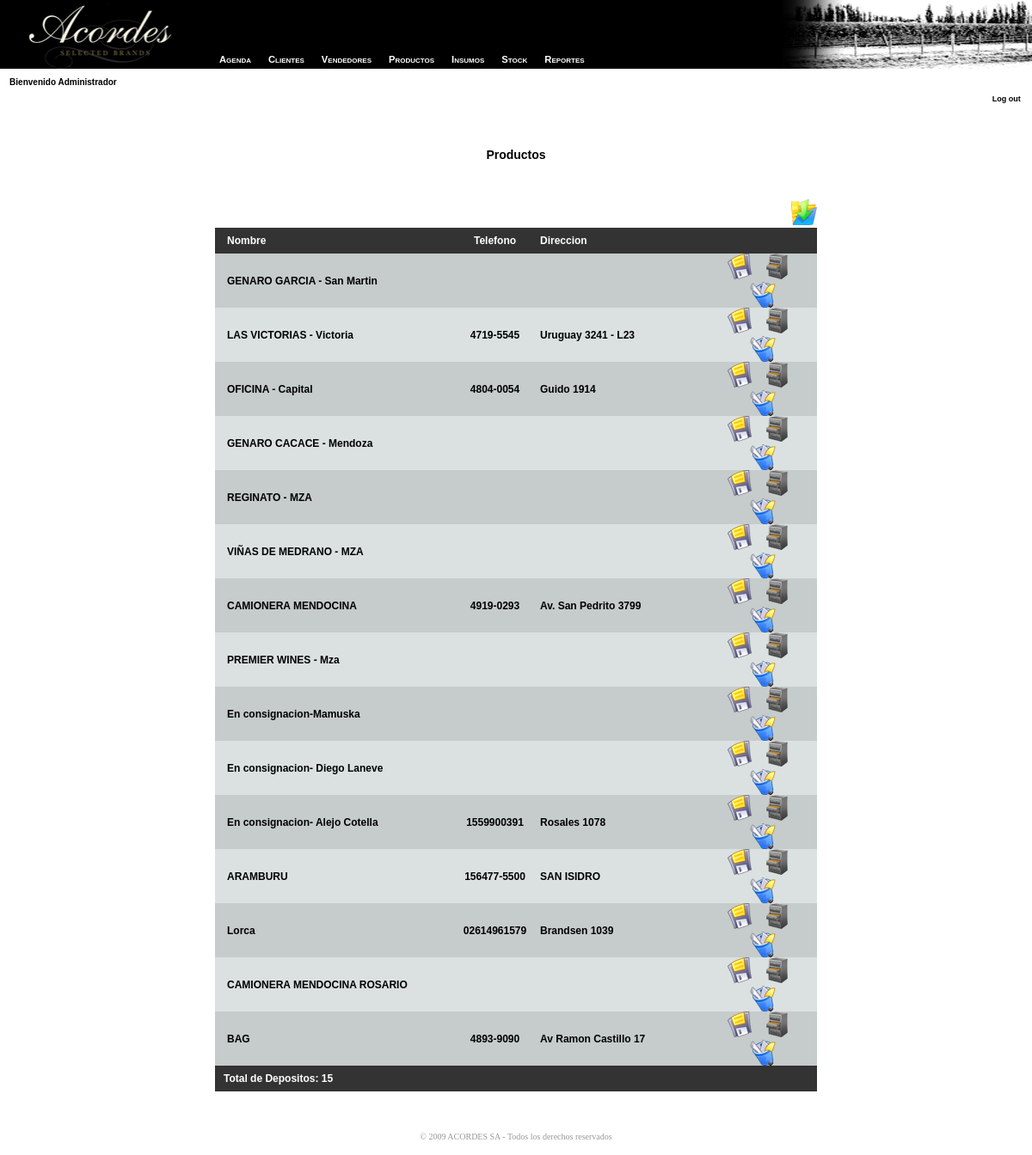
Page /web/administrador/abm_depositos.php (signed in) on the committed database.
### tables this page shows
CREATE TABLE `depositos` (
  `id_deposito` int(11) NOT NULL AUTO_INCREMENT,
  `deposito` varchar(100) DEFAULT NULL,
  `telefono` varchar(100) DEFAULT NULL,
  `direccion` varchar(100) DEFAULT NULL,
  `localidad` varchar(100) DEFAULT NULL,
  `cp` varchar(100) DEFAULT NULL,
  `observaciones` text,
  PRIMARY KEY (`id_deposito`),
  UNIQUE KEY `id_deposito` (`id_deposito`),
  KEY `id_deposito_2` (`id_deposito`)
);

### web/administrador/conn.php (called while the page is built, shortened)
<?php
$conn_id = openConn();
function openConn (){
	$local = $_SERVER['SERVER_NAME'] == "localhost" ? true:false;
	if ($local) {
		$id = mysql_connect("localhost", "root") or die("error");
	} else {
		$id = mysql_connect("localhost", "acordes_user", "Acordes12") or die(mysql_error());
		mysql_select_db("acordes_bd", $id);
	}
	return $id;
}
function query ($str){
	global $conn_id;
	$q = mysql_query ($str, $conn_id) or die (mysql_error());
	return $q;
}
?>

### web/administrador/abm_depositos.php (the view, shortened to what this page needs)
<?
require("conn.php");
require("func.php");
$ver = $_REQUEST['ver'];
if($ver == "") $ver = "listar";
$id_deposito = $_REQUEST['id_deposito'];
$deposito = $_REQUEST["deposito"];
$telefono = $_REQUEST["telefono"];
$direccion = $_REQUEST["direccion"];
$localidad = $_REQUEST["localidad"];
$cp = $_REQUEST["cp"];
$observaciones = $_REQUEST["observaciones"];
?>
<html>
<head>
<link rel="stylesheet" href="includes/menu.css" type="text/css">
<link href="estilos.css" rel="stylesheet" type="text/css">
</head>
<body>
<?
	$vendedor = $_SESSION['nombre_vend'];
	$exp = explode(",", $vendedor);
	if($exp[1] == ""){
		$n = $exp[0];
	}else{
		$n = $exp[1];
	}
	include("_menu.php");
?>
<table width="100%" border="0" cellpadding="0" cellspacing="0">
		<tr>
			<td height="121" valign="top">
				<table width="100%" height="121" border="0" cellpadding="0" cellspacing="0" id="HEADER">
					<tr>
						<td width="343" valign="top" class="header-left3">
						  <img src="images/headers/mm-ap.jpg" width="341" height="80">
						  <p class="textToolBar">&nbsp;&nbsp;&nbsp;&nbsp;Bienvenido <?= $n?></p>
						</td>
						<td class="expand3">&nbsp;</td>
						<td width="358" valign="top" class="header-right3">
							<p>&nbsp;<br><br><br></p><p>&nbsp;</p>
					    	<p align="right"><a href="logout.php" class="textToolBarLink">Log out</a>&nbsp;&nbsp;&nbsp;</p>
						</td>
					</tr>
				</table>
			</td>
		</tr>
		<tr>
		  <td height="15"><div align="right"></div></td>
		</tr>
		<tr valign="top">
			<td height="5">
			</td>
		</tr>
		<tr><td height="30">&nbsp;</td></tr>
		<tr>
			<td valign="top" height="30">
	<p align="center" class="titulo"><strong>Productos</strong></p>
	<br>
<?
if($ver != "listar" AND $ver != "historial"){
?>
	<form name="formu" action="<?=$_SERVER['PHP_SELF']?>" method="post">
		<table width="500" align="center" cellpadding="0" cellspacing="0" border="0">
			<?
			if($id_deposito > 0){
				$q = query("SELECT * FROM depositos WHERE id_deposito= ". $_REQUEST['id_deposito']);
				$rs = mysql_fetch_array($q);
				$deposito = $rs['deposito'];
				$telefono = $rs['telefono'];
				$direccion = $rs['direccion'];
				$localidad = $rs['localidad'];
				$cp = $rs['cp'];
				$observaciones = $rs['observaciones'];
				?>
					<tr height="30"><td colspan="4" class="t" align="center">Modificar el Deposito</td></tr>
				<?
			}else{
					$deposito = "";
					$telefono = "";
					$direccion = "";
					$localidad = "";
					$cp = "";
					$observaciones = "";
				?>
					<tr height="30"><td colspan="4" class="t" align="center">Agregar un Deposito</td></tr>
				<?
			}
			?>
			<tr height="30">
				<td class="c1" width="5%">&nbsp;</td>
				<td class="c1" width="20%">Deposito</td>
				<td class="c1" width="70%"><input name="deposito" type="text" id="deposito" value="<?=$deposito?>"></td>
				<td class="c1" width="5%">&nbsp;</td>
			</tr>
			<tr height="30">
				<td class="c2">&nbsp;</td>
				<td class="c2">Telefono</td>
				<td class="c2"><input name="telefono" type="text" id="telefono"  value="<?=$telefono?>"></td>
				<td class="c2">&nbsp;</td>
			</tr>
			<tr height="30">
				<td class="c1">&nbsp;</td>
				<td class="c1">Direccion</td>
				<td class="c1"><input type="text" name="direccion"  value="<?=$direccion?>"></td>
				<td class="c1">&nbsp;</td>
			</tr>
			<tr height="30">
				<td class="c2">&nbsp;</td>
				<td class="c2">Localidad</td>
				<td class="c2"><input name="localidad" type="text" id="localidad" value="<?=$localidad?>"></td>
				<td class="c2">&nbsp;</td>
			</tr>
			<tr height="30">
				<td class="c1">&nbsp;</td>
				<td class="c1">CP</td>
				<td class="c1"><input type="text" name="cp" value="<?=$cp?>" size="4"></td>
				<td class="c1">&nbsp;</td>
			</tr>
			<tr height="160">
				<td class="c2">&nbsp;</td>
				<td class="c2">Observaciones</td>
				<td class="c2"><textarea name="observaciones" cols="45" rows="9"><?=$observaciones?></textarea></td>
				<td class="c2">&nbsp;</td>
			</tr>
			<? if ($id_deposito > 0){?>
				<tr height="50">
					<td class="t" colspan="4" align="center">
						<input type="hidden" value="<?=$rs['id_deposito']?>" name="id_deposito">
						<input type="image" src="images/b_save.png" onClick="return confirm('Estás seguro que queres modificar el deposito <?= $rs['deposito']?>?');" title="Guardar las modificaciones">
						<input type="hidden" name="Modificar" value="ok">&nbsp;&nbsp;&nbsp;&nbsp;
						<a href="<?= $_SERVER['PHP_SELF']?>?Cancelar=Cancelar" onClick="return confirm('Estás seguro que queres volver sin guardar los cambios?');"><img src="images/b_back.png" width="30" height="30" border="0" alt="Volver al listado"></a>&nbsp;&nbsp;&nbsp;&nbsp;
					</td>
				</tr>
				<?
			}else{?>
				<tr height="50">
					<td class="t" colspan="4" align="center">
						<input type="image" src="images/b_insert.png" onClick="return confirm('Estás seguro que queres agregar el deposito?');" title="Agregar el deposito">
						<input type="hidden" name="Agregar" value="ok">&nbsp;&nbsp;
						<a href="<?= $_SERVER['PHP_SELF']?>?Cancelar=Cancelar" onClick="return confirm('Estás seguro que queres volver sin agregar el deposito?');"><img src="images/b_back.png" width="30" height="30" border="0" alt="Volver al listado"></a>&nbsp;&nbsp;&nbsp;&nbsp;
					</td>
				</tr>
			<? }?>
		</table>
	</form>
<?
}
else{
?>
<table width="700" align="center" cellpadding="0" cellspacing="0" border="0">
	<tr><td colspan="6" align="right"><a href="<?= $_SERVER['PHP_SELF']?>?ver=insert"><img src="images/b_insert_new.png" border="0" alt="Insertar una nueva presentacion"></a></td></tr>
	<tr height="3"><td colspan="6"></td></tr>
	<tr height="30">
		<td width="2%" class="t">&nbsp;</td>
		<td width="37%" class="t">Nombre</td>
		<td width="15%" class="t" align="center">Telefono</td>
		<td width="30%" class="t">Direccion</td>
		<td width="14%" class="t">&nbsp;</td>
		<td width="2%" class="t">&nbsp;</td>
	</tr>
<?
$sql = "SELECT * FROM depositos";
$q = query($sql);
	while($rs = mysql_fetch_array($q)){
		$id_deposito = $rs['id_deposito'];
		$c = $flag ? "c1":"c2";
		$flag =! $flag;
		?>
		<form action="<?=$_SERVER['PHP_SELF']?>" method="post">
			<tr height="40">
				<td class="<?= $c?>">&nbsp;</td>
				<td class="<?= $c?>"><?=$rs['deposito']?></td>
				<td class="<?= $c?>" align="center"><?=$rs['telefono']?></td>
				<td class="<?= $c?>"><?=substr($rs['direccion'],0,20)?></td>
				<td class="<?= $c?>" align="center">
					<a href="<?= $_SERVER['PHP_SELF']?>?ver=detalle&id_deposito=<?= $id_deposito?>"><img src="images/b_insert.png" border="0"></a>&nbsp;&nbsp;&nbsp;
					<a href="<?= $_SERVER['PHP_SELF']?>?ver=historial"><img src="images/historial.png" border="0"></a>&nbsp;&nbsp;&nbsp;
					<a href="<?= $_SERVER['PHP_SELF']?>?Borrar=ok&id_deposito=<?= $id_deposito?>&deposito=<?=$rs['deposito']?>" onClick="return confirm('Estás seguro que queres eliminar al deposito <?= $rs['deposito']?>?');"><img src="images/b_borrar.png" width="30" height="30" border="0" alt="Eliminar el deposito <?= $rs['deposito']?>"></a>
				</td>
				<td class="<?= $c?>">&nbsp;</td>
			</tr>
		</form>
		<?
			$i += 1;
		}
	?>
	<tr height="30"><td class="t" colspan="6">&nbsp;&nbsp;&nbsp;Total de Depositos: <?= $i?></td></tr>
</table>
<?
}
?>
			</td>
		</tr>
		<tr><td vAlign="top" height="30"></td></tr>
		<tr>
			<td height="44" align="center" valign="bottom">
				<table class="pie" id="FOOTER" height="44" cellSpacing="0" cellPadding="0" width="100%" border="0">
					<tr>
						<td align="center">© 2009 ACORDES SA - Todos los derechos reservados</td>
					</tr>
				</table>
			</td>
		</tr>
	</table>
</body>
</html>

### web/administrador/includes/menu.css (style rules this page uses)
body { font-family:Tahoma, Geneva, sans-serif; }

### web/administrador/estilos.css (style rules this page uses)
body { margin-left:0; margin-top:0; margin-bottom:0; margin-right:0; font-family:Verdana, Arial, Helvetica, sans-serif; }
.titulo { font-size:14px; font-weight:900; }
.textToolBar { font-family: Verdana, Arial, Helvetica, sans-serif; font-size: 10px; font-weight: bold; color: #000000; }
.pie { font-family: Verdana; font-size: 10px; color: #999; background-image: url(images/gris_footer.gif); background-repeat: no-repeat; background-position: right bottom; }
td.c1 { background-color:#dbe1e1; font-size:12px; font-weight: bold; font-family: Arial, Verdana, sans-serif; text-decoration: none; color:#000000; }
td.c2 { background-color:#c6cbcb; font-size:12px; font-weight: bold; font-family: Arial, Verdana, sans-serif; text-decoration: none; color:#000000; }
td.t { background-color:#333333; font-size:12px; font-weight: bold; font-family: Arial, Verdana, sans-serif; text-decoration: none; color:#FFFFFF; }
a.textToolBarLink:link, a.textToolBarLink:visited, a.textToolBarLink:active { font-family: Verdana, Arial, Helvetica, sans-serif; font-size: 9px; font-weight: bold; color: #000000; }
.expand3 { background-image: url(images/headers/expand3.gif); background-repeat: repeat-x; }
.header-left3 { background-image: url(images/headers/header-left3.gif); background-repeat: no-repeat; }
.header-right3 { background-image: url(images/headers/header-right3.gif); background-repeat: no-repeat; }

### rows in the picture
depositos: deposito "GENARO GARCIA - San Martin"
depositos: deposito "LAS VICTORIAS - Victoria", telefono "4719-5545", direccion "Uruguay 3241 - L23"
depositos: deposito "OFICINA - Capital", telefono "4804-0054", direccion "Guido 1914"
depositos: deposito "GENARO CACACE - Mendoza"
depositos: deposito "REGINATO - MZA"
depositos: deposito "VIÑAS DE MEDRANO - MZA"
depositos: deposito "CAMIONERA MENDOCINA", telefono "4919-0293", direccion "Av. San Pedrito 3799"
depositos: deposito "PREMIER WINES - Mza"
depositos: deposito "En consignacion-Mamuska"
depositos: deposito "En consignacion- Diego Laneve"
depositos: deposito "En consignacion- Alejo Cotella", telefono "1559900391", direccion "Rosales 1078"
depositos: deposito "ARAMBURU", telefono "156477-5500", direccion "SAN ISIDRO"
depositos: deposito "Lorca", telefono "02614961579", direccion "Brandsen 1039"
depositos: deposito "CAMIONERA MENDOCINA ROSARIO"
depositos: deposito "BAG", telefono "4893-9090", direccion "Av Ramon Castillo 17"

### other values in the picture
$n "Administrador"
$i "15"
